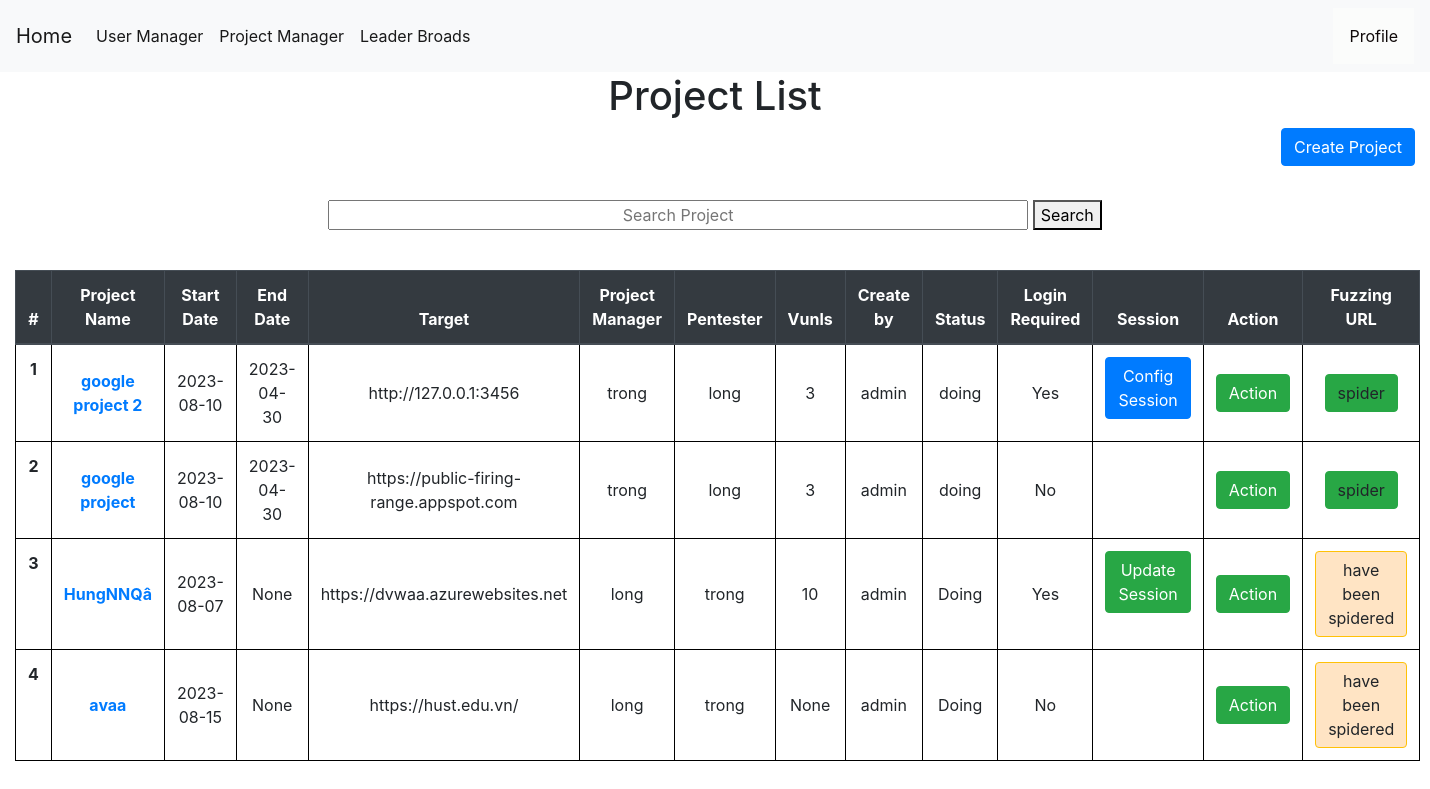
The page /projectmanager (signed in) on the database its author committed.
### tables this page shows
CREATE TABLE projects (
    projectid INTEGER PRIMARY KEY AUTOINCREMENT,
    projectname TEXT NOT NULL,
    startdate date NOT NULL,
    enddate date,
    vunls int,
    target text not null,
    securitylevel TEXT,
    manager TEXT ,
    pentester TEXT ,
    status TEXT NOT NULL,
    create_by INTEGER ,
    isspider INTEGER DEFAULT 0,
    login INTEGER NOT NULL,
    isconfig INTEGER NOT NULL DEFAULT 0,
    FOREIGN KEY (pentester) REFERENCES users(username) ON DELETE CASCADE
    FOREIGN KEY (manager) REFERENCES users(username) ON DELETE CASCADE
    FOREIGN KEY (create_by) REFERENCES users(userid) ON DELETE CASCADE
);

### app.py (the view)
@app.route('/projectmanager', methods=('GET', 'POST'))
def showproject():
    msg = ''
    if session["userid"] == None:
        return redirect(url_for('login'))
    currentuser = get_current_user()
    conn = get_db_connection()
    projects = conn.execute('SELECT * FROM projects where pentester = ? OR manager = ?',(currentuser["username"],currentuser["username"],)).fetchall()
    allprojects = conn.execute('SELECT * FROM projects').fetchall()
    users = conn.execute('SELECT * FROM users').fetchall()
    conn.commit()
    conn.close()
    return render_template('show_project.html', allprojects=allprojects,currentuser=currentuser,projects=projects,users=users,msg=msg)

### app.py (called while the page is built)
def get_db_connection():
    conn = sqlite3.connect('database.db')
    conn.row_factory = sqlite3.Row
    return conn

def get_current_user():
    userid = session["userid"]
    conn = get_db_connection()
    user = conn.execute('SELECT * FROM users WHERE userid = ?',(userid,)).fetchone()
    conn.commit()
    conn.close()
    return user

### templates/show_project.html (shortened to what this page needs)
{% extends 'base.html' %}
{% block content %}
    <center><h1>{% block title %}  Project List  {% endblock %}</h1></center>
    <link rel= "stylesheet" type= "text/css" href= "{{ url_for('static',filename='css/showuser.css') }}">
    <link rel= "stylesheet" type= "text/css" href= "{{ url_for('static',filename='css/loading.css') }}">
    {% if currentuser["role"] != "Pentester" %}
    <a href="{{ url_for('add_project')}}" class="btn btn-primary" style="float: right;" role="button" aria-pressed="true">Create Project</a>
    {% endif %}
  <center>
  <form action="{{ url_for('search_project') }}" method ="GET">
    <input style="text-align: center;width:50%;" name="projectname" type="projectname" placeholder="Search Project" />
    <button>Search</button>
  </form>
</center></br>
<div >
    <table class="table" style="width:100%">
        <thead class="thead-dark" style="width:100%">
          <tr>
            <th style="text-align: center"scope="col">#</th>
            <th style="text-align: center"scope="col">Project Name</th>
            <th style="text-align: center"scope="col">Start Date</th>
            <th style="text-align: center"scope="col">End Date</th>
            <th style="text-align: center"scope="col">Target</th>
            <th style="text-align: center"scope="col">Project Manager</th>
            <th style="text-align: center"scope="col">Pentester</th>
            <th style="text-align: center"scope="col">Vunls</th>
            <th style="text-align: center"scope="col">Create by</th>
            <th style="text-align: center"scope="col">Status</th>
            <th style="text-align: center"scope="col">Login Required</th>
            <th style="text-align: center"scope="col">Session</th>
            <th style="text-align: center;width: 10%;"scope="col">Action</th>
            <th style="text-align: center"scope="col">Fuzzing URL</th>
          </tr>
        </thead>
        <tbody>
        {% if currentuser["role"] == 'Administrator' %}
          {% for project in allprojects %}
          <tr >
            <th style="text-align: center" class="counterCell"></th>
            <th style="text-align: center"class="align-middle" scope="row"><a href="{{ url_for('project_detail',id= project.projectid) }} ">{{ project.projectname }}</a></th>
            <td style="text-align: center"class="align-middle" >{{ project.startdate }}</td>
            <td style="text-align: center"class="align-middle" >{{ project.enddate }}</td>
            <td style="text-align: center"class="align-middle" >{{ project.target }}</a></td>
            <td style="text-align: center"class="align-middle" >{{ project.manager }}</td>
            <td style="text-align: center"class="align-middle" >{{ project.pentester }}</td>
            <td style="text-align: center"class="align-middle" >{{ project.vunls }}</td>
            <td style="text-align: center"class="align-middle" >{{ project.create_by }}</td>
            <td style="text-align: center"class="align-middle" >{{ project.status }}</td>
            {% if project.login == 1 %}
            <td style="text-align: center"class="align-middle" >Yes</td>
            {% else %}
            <td style="text-align: center"class="align-middle" >No</td>
            {% endif %}
            <td>
            {% if project.login == 1 %}
              {% if project.isconfig == 0%}
              <a style="text-align: center" href="{{ url_for('cookies_config',id= project.projectid) }}" class="btn btn-primary">Config Session</a>
              {% else %}
              <a style="text-align: center" href="{{ url_for('cookies_update',id= project.projectid) }}" class="btn btn-success">Update Session</a>
              {% endif%}
            {% else %}
            <a></a>
            {% endif %}
            </td>
            <td style="text-align: center" class="align-middle" >
              <div style="float:center;" class="dropdown">
                <button class="btn btn-success" class="dropbtn">Action</button>
              </div>
            </td>
            <td style="text-align: center" class="align-middle" >
                      {% if project.isspider != 1 %}
                      <a  style="text-align: center"class="btn btn-success" onclick="loadScreen({{project.projectid}})">spider</a>
                      {% else %}
                      <a class="btn btn-warning" style="background-color: bisque;" style="text-align: center" class="align-middle" >
                        have been spidered
                      </a>
                      {% endif %}
            </td>
          </tr>
      {% endfor %}
        {% endif %}
        </tbody>
      </table>
    </div>
{% endblock %}

### static/css/style.css (style rules this page uses)
table, th, td { border: 1px solid black; }
body { min-height: 100vh; height: 100%; margin: 0; z-index: 10; display: grid; grid-template-rows: auto 1fr auto; }
body { display: flex; flex-direction: column; }
.dropdown { position: relative; display: inline-block; }

### static/css/showuser.css (style rules this page uses)
table { counter-reset: tableCount; }
.counterCell:before { content: counter(tableCount); counter-increment: tableCount; }

### rows shown on the page
projects: projectname "google project 2", startdate "2023-08-10", enddate "2023-04-30", target "http://127.0.0.1:3456", manager "trong", pentester "long", vunls "3", create_by "admin", status "doing", login "Yes"
projects: projectname "google project", startdate "2023-08-10", enddate "2023-04-30", target "https://public-firing-range.appspot.com", manager "trong", pentester "long", vunls "3", create_by "admin", status "doing", login "No"
projects: projectname "HungNNQâ", startdate "2023-08-07", enddate "None", target "https://dvwaa.azurewebsites.net", manager "long", pentester "trong", vunls "10", create_by "admin", status "Doing", login "Yes", isspider "have been spidered"
projects: projectname "avaa", startdate "2023-08-15", enddate "None", target "https://hust.edu.vn/", manager "long", pentester "trong", vunls "None", create_by "admin", status "Doing", login "No", isspider "have been spidered"
